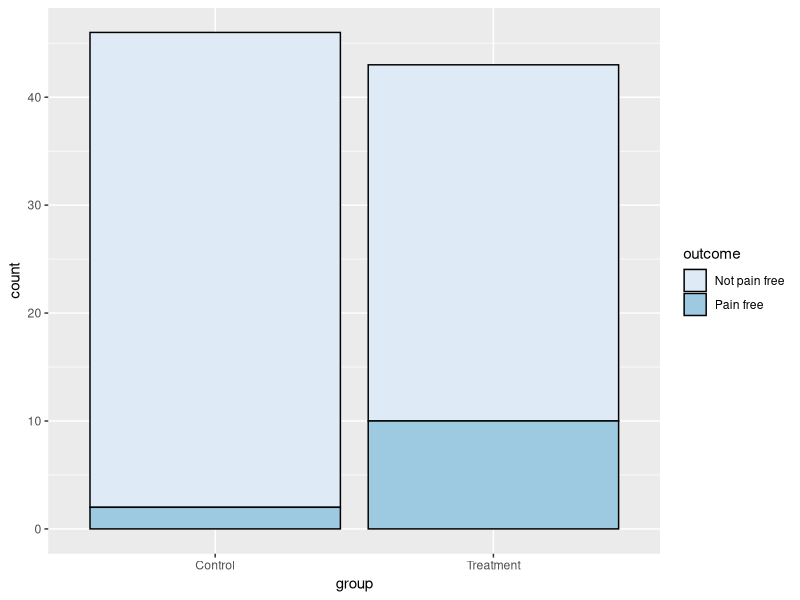
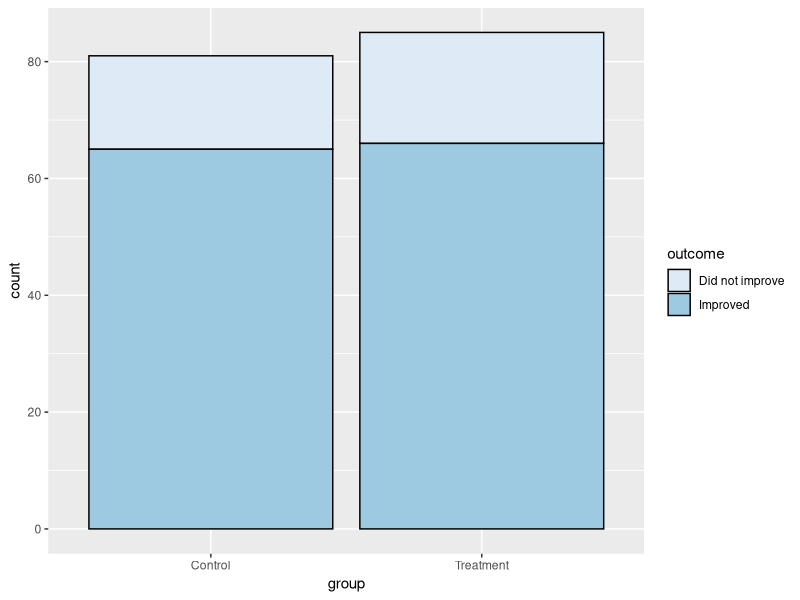

These figures' R source, in order:
## ---- chunk 1
knitr::opts_chunk$set(echo = TRUE, warning=FALSE, message=FALSE, fig.width=5, fig.height=2.5)
## ---- chunk 2
library(tidyverse)
library(RColorBrewer)

migraine_data <- tribble(
  ~group, ~outcome, ~n,
  'Treatment', 'Pain free', 10,
  'Treatment', 'Not pain free', 33,
  'Control', 'Pain free', 2,
  'Control', 'Not pain free', 44
)

migraine_data <- uncount(migraine_data, weights=n)
## ---- chunk 3
migraine_data %>% 
  ggplot(aes(x=group)) + 
  geom_bar(aes(fill=outcome), 
           col='black') + 
  scale_fill_brewer()
## ---- chunk 4
sinus_data <- tribble(
  ~group, ~outcome, ~n,
  'Treatment', 'Improved', 66,
  'Treatment', 'Did not improve', 19,
  'Control', 'Improved', 65,
  'Control', 'Did not improve', 16
)

sinus_data <- uncount(sinus_data, weights=n)
## ---- chunk 5
sinus_data %>% 
  ggplot(aes(x=group)) + 
  geom_bar(aes(fill=outcome), 
           col='black') + 
  scale_fill_brewer()
